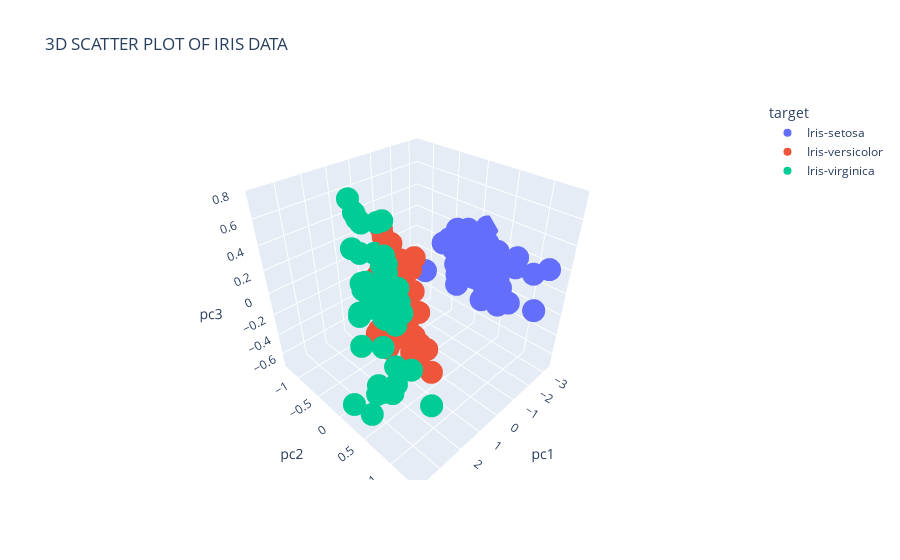

This figure's notebook cell:
### Code cell
# using plotly for plotting 3d graphs is easy and give more info

import plotly.express as px
fig = px.scatter_3d(fin, x='pc1', y='pc2', z='pc3',
              color='target',title='3D SCATTER PLOT OF IRIS DATA',size_max=18)
fig.show()
